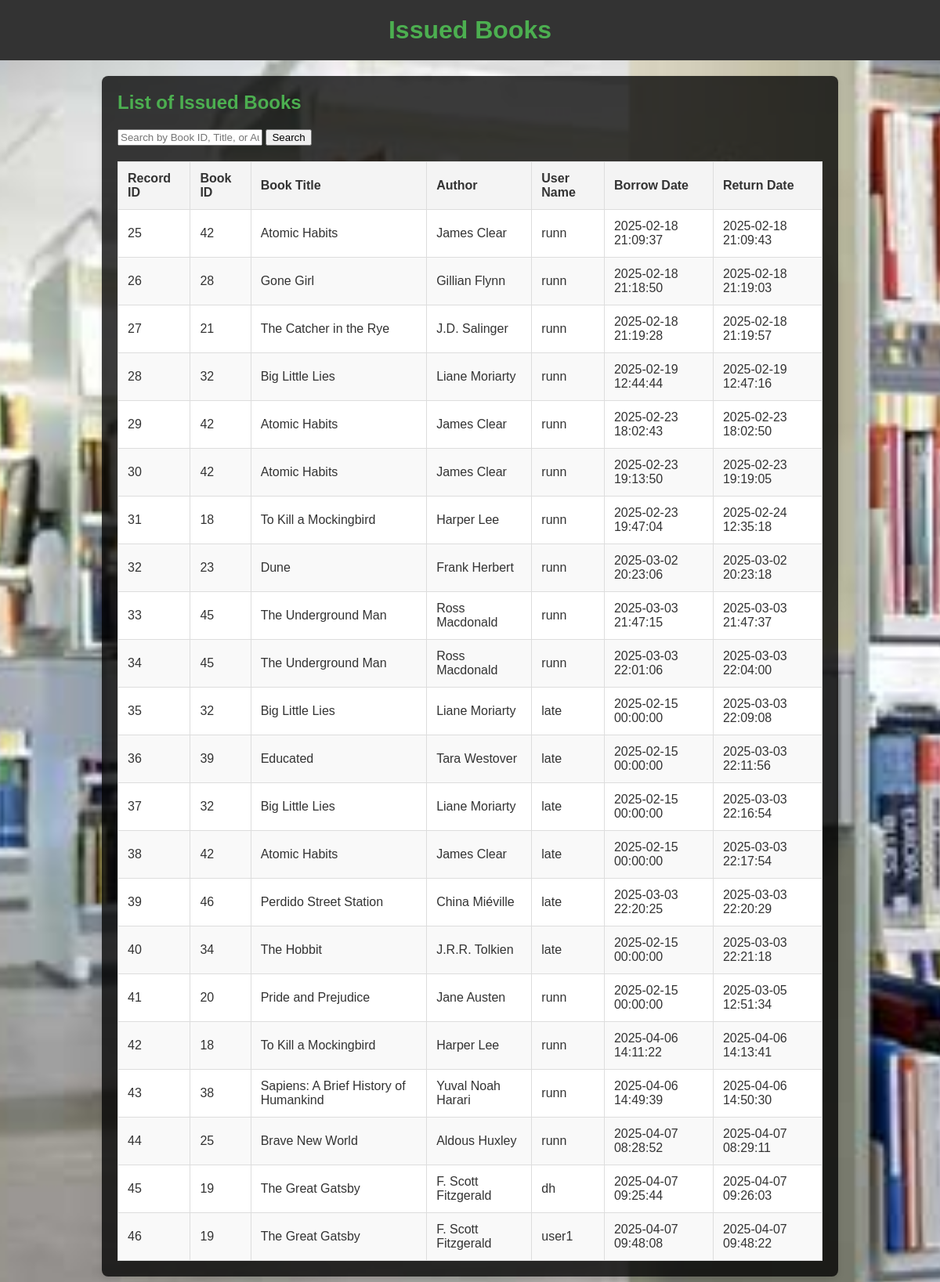
/actions/lview_issued_books.php, run on the app's committed database.
### tables this page shows
CREATE TABLE IF NOT EXISTS `borrow_records` (
  `record_id` int NOT NULL AUTO_INCREMENT,
  `user_id` int NOT NULL,
  `book_id` int NOT NULL,
  `borrow_date` datetime NOT NULL,
  `return_date` datetime DEFAULT NULL,
  `price` float NOT NULL,
  `actual_return_date` datetime DEFAULT NULL,
  `fine` float DEFAULT '0',
  PRIMARY KEY (`record_id`),
  KEY `borrow_records_ibfk_1` (`user_id`),
  KEY `borrow_records_ibfk_2` (`book_id`)
);

CREATE TABLE IF NOT EXISTS `books` (
  `book_id` int NOT NULL AUTO_INCREMENT,
  `title` varchar(255) NOT NULL,
  `author` varchar(100) NOT NULL,
  `category` varchar(100) NOT NULL,
  `is_available` tinyint(1) DEFAULT '1',
  `created_at` timestamp NULL DEFAULT CURRENT_TIMESTAMP,
  `available_copies` int NOT NULL DEFAULT '0',
  `publisher` varchar(255) DEFAULT NULL,
  `year` int DEFAULT NULL,
  `quantity` int NOT NULL DEFAULT '0',
  `price` decimal(10,2) NOT NULL DEFAULT '0.00',
  `rack_number` int NOT NULL DEFAULT '1',
  `shelf_number` int NOT NULL DEFAULT '1',
  PRIMARY KEY (`book_id`)
);

CREATE TABLE IF NOT EXISTS `users` (
  `user_id` int NOT NULL AUTO_INCREMENT,
  `name` varchar(100) NOT NULL,
  `email` varchar(100) NOT NULL,
  `password` varchar(255) NOT NULL,
  `created_at` timestamp NULL DEFAULT CURRENT_TIMESTAMP,
  `role` varchar(50) NOT NULL,
  PRIMARY KEY (`user_id`),
  UNIQUE KEY `email` (`email`)
);

### actions/lview_issued_books.php (the view, shortened to what this page needs)
<?php
require '../includes/db_connect.php';
$search = "";
$sql = "SELECT br.record_id, b.book_id AS book_id, b.author AS book_author, u.name AS user_name,
               b.title AS book_title, br.borrow_date, br.return_date
        FROM borrow_records br
        JOIN users u ON br.user_id = u.user_id
        JOIN books b ON br.book_id = b.book_id
        WHERE b.book_id LIKE '%$search%'
           OR b.title LIKE '%$search%'
           OR b.author LIKE '%$search%'";
$result = mysqli_query($conn, $sql);
?>
<!DOCTYPE html>
<html lang="en">
<head>
    <link rel="stylesheet" href="../css/view_issued_book.css">
</head>
<body>
    <header>
        <h1>Issued Books</h1>
    </header>
    <section class="issued-books-section">
        <h2>List of Issued Books</h2>
        <form method="GET" action="">
            <input type="text" name="search" placeholder="Search by Book ID, Title, or Author" value="<?php echo htmlspecialchars($search); ?>">
            <button type="submit">Search</button>
        </form>
        <?php if (mysqli_num_rows($result) > 0): ?>
            <table>
                <thead>
                    <tr>
                        <th>Record ID</th>
                        <th>Book ID</th>
                        <th>Book Title</th>
                        <th>Author</th>
                        <th>User Name</th>
                        <th>Borrow Date</th>
                        <th>Return Date</th>
                    </tr>
                </thead>
                <tbody>
                    <?php while ($row = mysqli_fetch_assoc($result)): ?>
                        <tr>
                            <td><?php echo htmlspecialchars($row['record_id']); ?></td>
                            <td><?php echo htmlspecialchars($row['book_id']); ?></td>
                            <td><?php echo htmlspecialchars($row['book_title']); ?></td>
                            <td><?php echo htmlspecialchars($row['book_author']); ?></td>
                            <td><?php echo htmlspecialchars($row['user_name']); ?></td>
                            <td><?php echo htmlspecialchars($row['borrow_date']); ?></td>
                            <td><?php echo htmlspecialchars($row['return_date']); ?></td>
                        </tr>
                    <?php endwhile; ?>
                </tbody>
            </table>
        <?php else: ?>
            <p>No issued books found.</p>
        <?php endif; ?>
    </section>
</body>
</html>

### css/view_issued_book.css (style rules this page uses)
body { font-family: Arial, sans-serif; margin: 0; padding: 0; background-image: url('../images/r2.jpg'); color: #333; background-size: cover; background-position: center; background-attachment: fixed; }
header { background-color: #333; color: #4CAF50; padding: 20px; text-align: center; }
h1 { margin: 0; font-size: 2em; }
.issued-books-section { max-width: 900px; margin: 20px auto; background-color: rgba(0, 0, 0, 0.773); padding: 20px; border-radius: 8px; box-shadow: 0 4px 8px rgba(0, 0, 0, 0.1); }
h2 { margin-top: 0; color: #4CAF50; }
table { width: 100%; border-collapse: collapse; margin-top: 20px; }
table th, table td { text-align: left; padding: 12px; border: 1px solid #ddd; }
th { background-color: #f4f4f4; color: #333; }
tr:nth-child(even) { background-color: #f9f9f9; }
tr:nth-child(odd) { background-color: #ffffff; }

### data on the page
borrow_records: record_id "25", book.book_id "42", book.title "Atomic Habits", book.author "James Clear", user.name "runn", borrow_date "2025-02-18 21:09:37", return_date "2025-02-18 21:09:43"
borrow_records: record_id "26", book.book_id "28", book.title "Gone Girl", book.author "Gillian Flynn", user.name "runn", borrow_date "2025-02-18 21:18:50", return_date "2025-02-18 21:19:03"
borrow_records: record_id "27", book.book_id "21", book.title "The Catcher in the Rye", book.author "J.D. Salinger", user.name "runn", borrow_date "2025-02-18 21:19:28", return_date "2025-02-18 21:19:57"
borrow_records: record_id "28", book.book_id "32", book.title "Big Little Lies", book.author "Liane Moriarty", user.name "runn", borrow_date "2025-02-19 12:44:44", return_date "2025-02-19 12:47:16"
borrow_records: record_id "29", book.book_id "42", book.title "Atomic Habits", book.author "James Clear", user.name "runn", borrow_date "2025-02-23 18:02:43", return_date "2025-02-23 18:02:50"
borrow_records: record_id "30", book.book_id "42", book.title "Atomic Habits", book.author "James Clear", user.name "runn", borrow_date "2025-02-23 19:13:50", return_date "2025-02-23 19:19:05"
borrow_records: record_id "31", book.book_id "18", book.title "To Kill a Mockingbird", book.author "Harper Lee", user.name "runn", borrow_date "2025-02-23 19:47:04", return_date "2025-02-24 12:35:18"
borrow_records: record_id "32", book.book_id "23", book.title "Dune", book.author "Frank Herbert", user.name "runn", borrow_date "2025-03-02 20:23:06", return_date "2025-03-02 20:23:18"
borrow_records: record_id "33", book.book_id "45", book.title "The Underground Man", book.author "Ross Macdonald", user.name "runn", borrow_date "2025-03-03 21:47:15", return_date "2025-03-03 21:47:37"
borrow_records: record_id "34", book.book_id "45", book.title "The Underground Man", book.author "Ross Macdonald", user.name "runn", borrow_date "2025-03-03 22:01:06", return_date "2025-03-03 22:04:00"
borrow_records: record_id "35", book.book_id "32", book.title "Big Little Lies", book.author "Liane Moriarty", user.name "late", borrow_date "2025-02-15 00:00:00", return_date "2025-03-03 22:09:08"
borrow_records: record_id "36", book.book_id "39", book.title "Educated", book.author "Tara Westover", user.name "late", borrow_date "2025-02-15 00:00:00", return_date "2025-03-03 22:11:56"
borrow_records: record_id "37", book.book_id "32", book.title "Big Little Lies", book.author "Liane Moriarty", user.name "late", borrow_date "2025-02-15 00:00:00", return_date "2025-03-03 22:16:54"
borrow_records: record_id "38", book.book_id "42", book.title "Atomic Habits", book.author "James Clear", user.name "late", borrow_date "2025-02-15 00:00:00", return_date "2025-03-03 22:17:54"
borrow_records: record_id "39", book.book_id "46", book.title "Perdido Street Station", book.author "China Miéville", user.name "late", borrow_date "2025-03-03 22:20:25", return_date "2025-03-03 22:20:29"
borrow_records: record_id "40", book.book_id "34", book.title "The Hobbit", book.author "J.R.R. Tolkien", user.name "late", borrow_date "2025-02-15 00:00:00", return_date "2025-03-03 22:21:18"
borrow_records: record_id "41", book.book_id "20", book.title "Pride and Prejudice", book.author "Jane Austen", user.name "runn", borrow_date "2025-02-15 00:00:00", return_date "2025-03-05 12:51:34"
borrow_records: record_id "42", book.book_id "18", book.title "To Kill a Mockingbird", book.author "Harper Lee", user.name "runn", borrow_date "2025-04-06 14:11:22", return_date "2025-04-06 14:13:41"
borrow_records: record_id "43", book.book_id "38", book.title "Sapiens: A Brief History of Humankind", book.author "Yuval Noah Harari", user.name "runn", borrow_date "2025-04-06 14:49:39", return_date "2025-04-06 14:50:30"
borrow_records: record_id "44", book.book_id "25", book.title "Brave New World", book.author "Aldous Huxley", user.name "runn", borrow_date "2025-04-07 08:28:52", return_date "2025-04-07 08:29:11"
borrow_records: record_id "45", book.book_id "19", book.title "The Great Gatsby", book.author "F. Scott Fitzgerald", user.name "dh", borrow_date "2025-04-07 09:25:44", return_date "2025-04-07 09:26:03"
borrow_records: record_id "46", book.book_id "19", book.title "The Great Gatsby", book.author "F. Scott Fitzgerald", user.name "user1", borrow_date "2025-04-07 09:48:08", return_date "2025-04-07 09:48:22"
